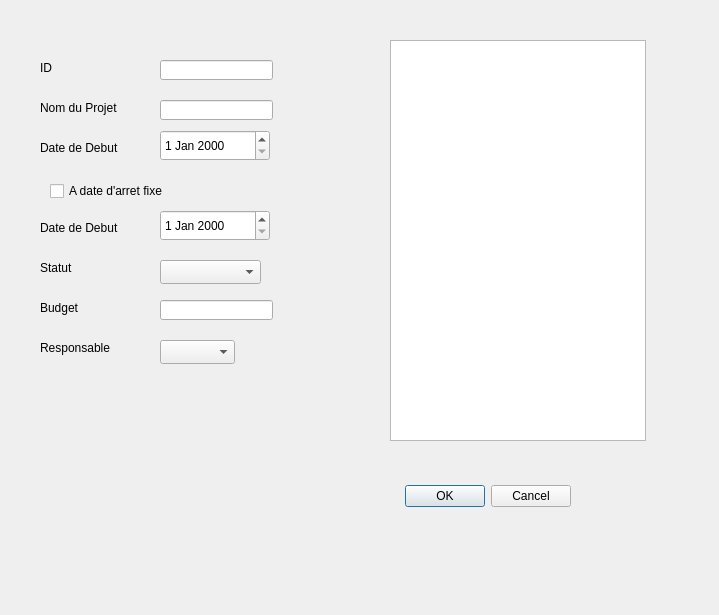
<?xml version="1.0" encoding="UTF-8"?>
<ui version="4.0">
 <class>FicheProjet</class>
 <widget class="QDialog" name="FicheProjet">
  <property name="geometry">
   <rect>
    <x>0</x>
    <y>0</y>
    <width>719</width>
    <height>615</height>
   </rect>
  </property>
  <property name="windowTitle">
   <string>Dialog</string>
  </property>
  <widget class="QDialogButtonBox" name="buttonBox">
   <property name="geometry">
    <rect>
     <x>230</x>
     <y>480</y>
     <width>341</width>
     <height>32</height>
    </rect>
   </property>
   <property name="orientation">
    <enum>Qt::Horizontal</enum>
   </property>
   <property name="standardButtons">
    <set>QDialogButtonBox::Cancel|QDialogButtonBox::Ok</set>
   </property>
  </widget>
  <widget class="QLabel" name="labelProjectID">
   <property name="geometry">
    <rect>
     <x>40</x>
     <y>60</y>
     <width>21</width>
     <height>16</height>
    </rect>
   </property>
   <property name="text">
    <string>ID</string>
   </property>
  </widget>
  <widget class="QLineEdit" name="lineEditID">
   <property name="geometry">
    <rect>
     <x>160</x>
     <y>60</y>
     <width>113</width>
     <height>20</height>
    </rect>
   </property>
  </widget>
  <widget class="QLineEdit" name="LineEditNom">
   <property name="geometry">
    <rect>
     <x>160</x>
     <y>100</y>
     <width>113</width>
     <height>20</height>
    </rect>
   </property>
  </widget>
  <widget class="QLabel" name="labelProjectID_2">
   <property name="geometry">
    <rect>
     <x>40</x>
     <y>100</y>
     <width>111</width>
     <height>16</height>
    </rect>
   </property>
   <property name="text">
    <string>Nom du Projet</string>
   </property>
  </widget>
  <widget class="QDateEdit" name="dateEditDebut">
   <property name="geometry">
    <rect>
     <x>160</x>
     <y>130</y>
     <width>110</width>
     <height>31</height>
    </rect>
   </property>
  </widget>
  <widget class="QLabel" name="labelProjectID_3">
   <property name="geometry">
    <rect>
     <x>40</x>
     <y>140</y>
     <width>111</width>
     <height>16</height>
    </rect>
   </property>
   <property name="text">
    <string>Date de Debut</string>
   </property>
  </widget>
  <widget class="QComboBox" name="ComboBoxStatut">
   <property name="geometry">
    <rect>
     <x>160</x>
     <y>260</y>
     <width>101</width>
     <height>24</height>
    </rect>
   </property>
   <item>
    <property name="text">
     <string/>
    </property>
   </item>
   <item>
    <property name="text">
     <string>EN COURS</string>
    </property>
   </item>
   <item>
    <property name="text">
     <string>ARRETER</string>
    </property>
   </item>
   <item>
    <property name="text">
     <string>CLOTURER</string>
    </property>
   </item>
  </widget>
  <widget class="QLabel" name="labelProjectID_4">
   <property name="geometry">
    <rect>
     <x>40</x>
     <y>260</y>
     <width>111</width>
     <height>16</height>
    </rect>
   </property>
   <property name="text">
    <string>Statut</string>
   </property>
  </widget>
  <widget class="QLabel" name="labelProjectID_5">
   <property name="geometry">
    <rect>
     <x>40</x>
     <y>300</y>
     <width>111</width>
     <height>16</height>
    </rect>
   </property>
   <property name="text">
    <string>Budget</string>
   </property>
  </widget>
  <widget class="QLineEdit" name="LineEditBudget">
   <property name="geometry">
    <rect>
     <x>160</x>
     <y>300</y>
     <width>113</width>
     <height>20</height>
    </rect>
   </property>
  </widget>
  <widget class="QComboBox" name="comboBoxResponsable">
   <property name="geometry">
    <rect>
     <x>160</x>
     <y>340</y>
     <width>75</width>
     <height>24</height>
    </rect>
   </property>
  </widget>
  <widget class="QLabel" name="labelProjectID_6">
   <property name="geometry">
    <rect>
     <x>40</x>
     <y>340</y>
     <width>111</width>
     <height>16</height>
    </rect>
   </property>
   <property name="text">
    <string>Responsable</string>
   </property>
  </widget>
  <widget class="QCheckBox" name="checkBox">
   <property name="geometry">
    <rect>
     <x>50</x>
     <y>180</y>
     <width>161</width>
     <height>22</height>
    </rect>
   </property>
   <property name="text">
    <string>A date d'arret fixe</string>
   </property>
  </widget>
  <widget class="QLabel" name="labelProjectID_7">
   <property name="geometry">
    <rect>
     <x>40</x>
     <y>220</y>
     <width>111</width>
     <height>16</height>
    </rect>
   </property>
   <property name="text">
    <string>Date de Debut</string>
   </property>
  </widget>
  <widget class="QDateEdit" name="dateEditDebut_2">
   <property name="geometry">
    <rect>
     <x>160</x>
     <y>210</y>
     <width>110</width>
     <height>31</height>
    </rect>
   </property>
  </widget>
  <widget class="QTableWidget" name="tableWidget">
   <property name="geometry">
    <rect>
     <x>390</x>
     <y>40</y>
     <width>256</width>
     <height>401</height>
    </rect>
   </property>
  </widget>
 </widget>
 <resources/>
 <connections>
  <connection>
   <sender>buttonBox</sender>
   <signal>accepted()</signal>
   <receiver>FicheProjet</receiver>
   <slot>accept()</slot>
   <hints>
    <hint type="sourcelabel">
     <x>248</x>
     <y>254</y>
    </hint>
    <hint type="destinationlabel">
     <x>157</x>
     <y>274</y>
    </hint>
   </hints>
  </connection>
  <connection>
   <sender>buttonBox</sender>
   <signal>rejected()</signal>
   <receiver>FicheProjet</receiver>
   <slot>reject()</slot>
   <hints>
    <hint type="sourcelabel">
     <x>316</x>
     <y>260</y>
    </hint>
    <hint type="destinationlabel">
     <x>286</x>
     <y>274</y>
    </hint>
   </hints>
  </connection>
 </connections>
</ui>
